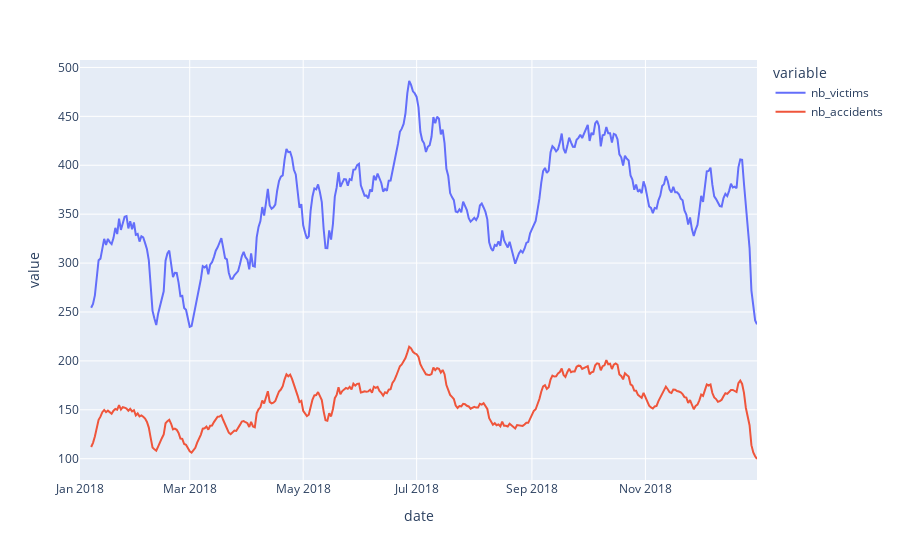

The cell this chart's notebook holds for it:
### Code cell
import datetime as dt

def plot_acc_by_year(accidents_by_date, year, columns, window=7, **kwargs):
    df = accidents_by_date.loc[accidents_by_date['date'].dt.year == year, :]
    
    df.loc[:, columns] = df.loc[:, columns].rolling(window).mean()
    fig = df.plot.line(backend='plotly', x='date', y=columns, **kwargs)
    
    return fig
    
plot_acc_by_year(accidents_by_date, 2018, ['nb_victims', 'nb_accidents'])

### Figure 1 — Plotly figure (JSON) as saved in the notebook; plotly's stock layout.template omitted (floating-point values rounded to 4 significant figures; data arrays with more than 128 entries replaced by an {"elided": "..."} marker saying what was removed)
{"data": [{"hovertemplate": "variable=nb_victims<br>date=%{x}<br>value=%{y}<extra></extra>", "legendgroup": "nb_victims", "line": {"color": "#636efa", "dash": "solid"}, "mode": "lines", "name": "nb_victims", "orientation": "v", "showlegend": true, "type": "scatter", "x": {"elided": "365 str values"}, "xaxis": "x", "y": {"elided": "365 float values"}, "yaxis": "y"}, {"hovertemplate": "variable=nb_accidents<br>date=%{x}<br>value=%{y}<extra></extra>", "legendgroup": "nb_accidents", "line": {"color": "#EF553B", "dash": "solid"}, "mode": "lines", "name": "nb_accidents", "orientation": "v", "showlegend": true, "type": "scatter", "x": {"elided": "365 str values"}, "xaxis": "x", "y": {"elided": "365 float values"}, "yaxis": "y"}], "layout": {"legend": {"title": {"text": "variable"}, "tracegroupgap": 0}, "margin": {"t": 60}, "xaxis": {"anchor": "y", "domain": [0, 1], "title": {"text": "date"}}, "yaxis": {"anchor": "x", "domain": [0, 1], "title": {"text": "value"}}}}
